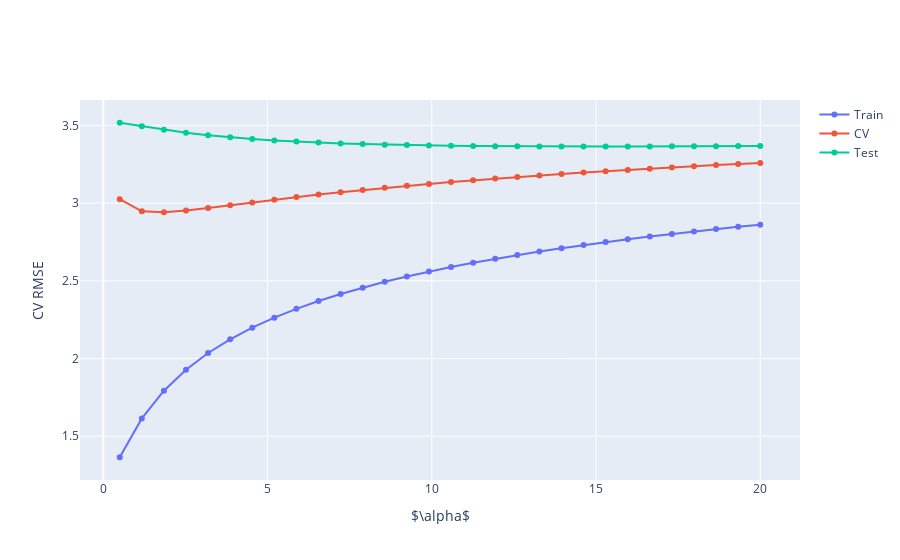

Notebook cell for this chart:
### Markdown cell above
We can plot the cross validation error against the different $\alpha$ values and pick the $\alpha$ with the smallest cross validation error.

### Code cell
fig = go.Figure()
fig.add_trace(go.Scatter(x = alphas, y = train_values, mode="lines+markers", name="Train"))
fig.add_trace(go.Scatter(x = alphas, y = cv_values, mode="lines+markers", name="CV"))
fig.add_trace(go.Scatter(x = alphas, y = test_values, mode="lines+markers", name="Test"))
fig.update_layout(xaxis_title=r"$\alpha$", yaxis_title="CV RMSE")

### Figure 1 — Plotly figure (JSON) as saved in the notebook; plotly's stock layout.template omitted (floating-point values rounded to 4 significant figures)
{"data": [{"mode": "lines+markers", "name": "Train", "type": "scatter", "x": [0.5, 1.172, 1.845, 2.517, 3.19, 3.862, 4.534, 5.207, 5.879, 6.552, 7.224, 7.897, 8.569, 9.241, 9.914, 10.59, 11.26, 11.93, 12.6, 13.28, 13.95, 14.62, 15.29, 15.97, 16.64, 17.31, 17.98, 18.66, 19.33, 20], "y": [1.365, 1.615, 1.793, 1.928, 2.036, 2.124, 2.198, 2.263, 2.32, 2.37, 2.415, 2.456, 2.493, 2.528, 2.559, 2.589, 2.616, 2.642, 2.666, 2.689, 2.71, 2.73, 2.75, 2.768, 2.785, 2.802, 2.818, 2.833, 2.847, 2.861]}, {"mode": "lines+markers", "name": "CV", "type": "scatter", "x": [0.5, 1.172, 1.845, 2.517, 3.19, 3.862, 4.534, 5.207, 5.879, 6.552, 7.224, 7.897, 8.569, 9.241, 9.914, 10.59, 11.26, 11.93, 12.6, 13.28, 13.95, 14.62, 15.29, 15.97, 16.64, 17.31, 17.98, 18.66, 19.33, 20], "y": [3.025, 2.947, 2.941, 2.952, 2.968, 2.986, 3.004, 3.022, 3.039, 3.055, 3.07, 3.084, 3.098, 3.111, 3.123, 3.135, 3.147, 3.157, 3.168, 3.178, 3.187, 3.196, 3.205, 3.213, 3.222, 3.229, 3.237, 3.244, 3.252, 3.258]}, {"mode": "lines+markers", "name": "Test", "type": "scatter", "x": [0.5, 1.172, 1.845, 2.517, 3.19, 3.862, 4.534, 5.207, 5.879, 6.552, 7.224, 7.897, 8.569, 9.241, 9.914, 10.59, 11.26, 11.93, 12.6, 13.28, 13.95, 14.62, 15.29, 15.97, 16.64, 17.31, 17.98, 18.66, 19.33, 20], "y": [3.517, 3.494, 3.472, 3.453, 3.437, 3.424, 3.412, 3.403, 3.395, 3.389, 3.384, 3.38, 3.376, 3.373, 3.371, 3.369, 3.367, 3.366, 3.365, 3.365, 3.364, 3.364, 3.364, 3.364, 3.364, 3.365, 3.365, 3.366, 3.367, 3.368]}], "layout": {"xaxis": {"title": {"text": "$\\alpha$"}}, "yaxis": {"title": {"text": "CV RMSE"}}}}
